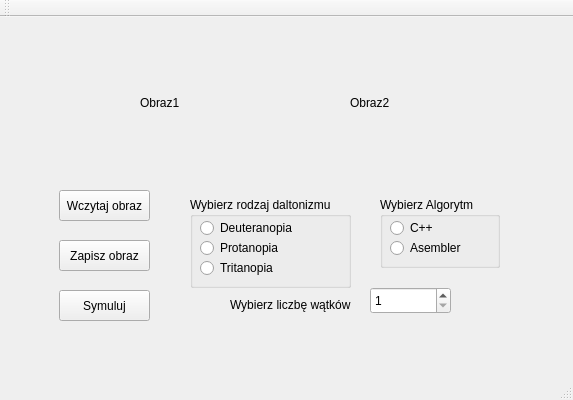
<?xml version="1.0" encoding="UTF-8"?>
<ui version="4.0">
 <class>ColorBlindAppClass</class>
 <widget class="QMainWindow" name="ColorBlindAppClass">
  <property name="geometry">
   <rect>
    <x>0</x>
    <y>0</y>
    <width>573</width>
    <height>400</height>
   </rect>
  </property>
  <property name="windowTitle">
   <string>ColorBlindApp</string>
  </property>
  <widget class="QWidget" name="centralWidget">
   <widget class="QLabel" name="viewOriginal">
    <property name="geometry">
     <rect>
      <x>140</x>
      <y>20</y>
      <width>141</width>
      <height>131</height>
     </rect>
    </property>
    <property name="text">
     <string>Obraz1</string>
    </property>
    <property name="scaledContents">
     <bool>true</bool>
    </property>
   </widget>
   <widget class="QLabel" name="viewProcessed">
    <property name="geometry">
     <rect>
      <x>350</x>
      <y>20</y>
      <width>141</width>
      <height>131</height>
     </rect>
    </property>
    <property name="text">
     <string>Obraz2</string>
    </property>
    <property name="scaledContents">
     <bool>true</bool>
    </property>
   </widget>
   <widget class="QPushButton" name="btnLoad">
    <property name="geometry">
     <rect>
      <x>59</x>
      <y>173</y>
      <width>91</width>
      <height>31</height>
     </rect>
    </property>
    <property name="text">
     <string>Wczytaj obraz</string>
    </property>
   </widget>
   <widget class="QPushButton" name="btnSave">
    <property name="geometry">
     <rect>
      <x>59</x>
      <y>223</y>
      <width>91</width>
      <height>31</height>
     </rect>
    </property>
    <property name="text">
     <string>Zapisz obraz</string>
    </property>
   </widget>
   <widget class="QPushButton" name="btnProcess">
    <property name="geometry">
     <rect>
      <x>59</x>
      <y>273</y>
      <width>91</width>
      <height>31</height>
     </rect>
    </property>
    <property name="text">
     <string>Symuluj</string>
    </property>
   </widget>
   <widget class="QGroupBox" name="groupType">
    <property name="geometry">
     <rect>
      <x>190</x>
      <y>180</y>
      <width>161</width>
      <height>91</height>
     </rect>
    </property>
    <property name="title">
     <string>Wybierz rodzaj daltonizmu</string>
    </property>
    <widget class="QRadioButton" name="radioDeuteranopia">
     <property name="geometry">
      <rect>
       <x>10</x>
       <y>20</y>
       <width>111</width>
       <height>22</height>
      </rect>
     </property>
     <property name="text">
      <string>Deuteranopia</string>
     </property>
    </widget>
    <widget class="QRadioButton" name="radioProtanopia">
     <property name="geometry">
      <rect>
       <x>10</x>
       <y>40</y>
       <width>131</width>
       <height>22</height>
      </rect>
     </property>
     <property name="text">
      <string>Protanopia</string>
     </property>
    </widget>
    <widget class="QRadioButton" name="radioTritanopia">
     <property name="geometry">
      <rect>
       <x>10</x>
       <y>60</y>
       <width>131</width>
       <height>22</height>
      </rect>
     </property>
     <property name="text">
      <string>Tritanopia</string>
     </property>
    </widget>
   </widget>
   <widget class="QGroupBox" name="groupImplementation">
    <property name="geometry">
     <rect>
      <x>380</x>
      <y>180</y>
      <width>120</width>
      <height>71</height>
     </rect>
    </property>
    <property name="title">
     <string>Wybierz Algorytm</string>
    </property>
    <widget class="QRadioButton" name="radioCPP">
     <property name="geometry">
      <rect>
       <x>10</x>
       <y>20</y>
       <width>91</width>
       <height>22</height>
      </rect>
     </property>
     <property name="text">
      <string>C++</string>
     </property>
    </widget>
    <widget class="QRadioButton" name="radioASM">
     <property name="geometry">
      <rect>
       <x>10</x>
       <y>40</y>
       <width>91</width>
       <height>22</height>
      </rect>
     </property>
     <property name="text">
      <string>Asembler</string>
     </property>
    </widget>
   </widget>
   <widget class="QSpinBox" name="spinThreads">
    <property name="geometry">
     <rect>
      <x>370</x>
      <y>270</y>
      <width>81</width>
      <height>27</height>
     </rect>
    </property>
    <property name="sizePolicy">
     <sizepolicy hsizetype="Minimum" vsizetype="Fixed">
      <horstretch>0</horstretch>
      <verstretch>0</verstretch>
     </sizepolicy>
    </property>
    <property name="minimum">
     <number>1</number>
    </property>
    <property name="maximum">
     <number>64</number>
    </property>
   </widget>
   <widget class="QLabel" name="label">
    <property name="geometry">
     <rect>
      <x>230</x>
      <y>280</y>
      <width>121</width>
      <height>16</height>
     </rect>
    </property>
    <property name="text">
     <string>Wybierz liczbę wątków:</string>
    </property>
   </widget>
  </widget>
  <widget class="QMenuBar" name="menuBar">
   <property name="geometry">
    <rect>
     <x>0</x>
     <y>0</y>
     <width>573</width>
     <height>21</height>
    </rect>
   </property>
  </widget>
  <widget class="QToolBar" name="mainToolBar">
   <attribute name="toolBarArea">
    <enum>TopToolBarArea</enum>
   </attribute>
   <attribute name="toolBarBreak">
    <bool>false</bool>
   </attribute>
  </widget>
  <widget class="QStatusBar" name="statusBar"/>
 </widget>
 <layoutdefault spacing="6" margin="11"/>
 <resources>
  <include location="ColorBlindApp.qrc"/>
 </resources>
 <connections/>
</ui>
